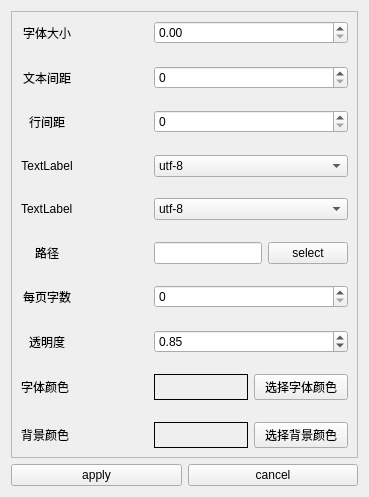
<?xml version="1.0" encoding="UTF-8"?>
<ui version="4.0">
 <class>SettingsDialog</class>
 <widget class="QWidget" name="SettingsDialog">
  <property name="geometry">
   <rect>
    <x>0</x>
    <y>0</y>
    <width>369</width>
    <height>497</height>
   </rect>
  </property>
  <property name="windowTitle">
   <string>Form</string>
  </property>
  <layout class="QGridLayout" name="gridLayout_2">
   <item row="0" column="0">
    <widget class="QScrollArea" name="scrollArea">
     <property name="widgetResizable">
      <bool>true</bool>
     </property>
     <widget class="QWidget" name="scrollAreaWidgetContents">
      <property name="geometry">
       <rect>
        <x>0</x>
        <y>0</y>
        <width>349</width>
        <height>446</height>
       </rect>
      </property>
      <layout class="QGridLayout" name="gridLayout">
       <item row="6" column="0">
        <widget class="QLabel" name="label_3">
         <property name="frameShadow">
          <enum>QFrame::Plain</enum>
         </property>
         <property name="text">
          <string>行间距</string>
         </property>
         <property name="alignment">
          <set>Qt::AlignCenter</set>
         </property>
        </widget>
       </item>
       <item row="0" column="2">
        <widget class="QDoubleSpinBox" name="fontSizeSpinBox">
         <property name="maximum">
          <double>50.000000000000000</double>
         </property>
         <property name="singleStep">
          <double>0.100000000000000</double>
         </property>
        </widget>
       </item>
       <item row="9" column="1">
        <spacer name="horizontalSpacer_5">
         <property name="orientation">
          <enum>Qt::Horizontal</enum>
         </property>
         <property name="sizeHint" stdset="0">
          <size>
           <width>40</width>
           <height>20</height>
          </size>
         </property>
        </spacer>
       </item>
       <item row="16" column="0">
        <spacer name="verticalSpacer_6">
         <property name="orientation">
          <enum>Qt::Vertical</enum>
         </property>
         <property name="sizeHint" stdset="0">
          <size>
           <width>20</width>
           <height>40</height>
          </size>
         </property>
        </spacer>
       </item>
       <item row="17" column="2">
        <widget class="QDoubleSpinBox" name="opacitySpinBox">
         <property name="maximum">
          <double>1.000000000000000</double>
         </property>
         <property name="singleStep">
          <double>0.010000000000000</double>
         </property>
         <property name="value">
          <double>0.850000000000000</double>
         </property>
        </widget>
       </item>
       <item row="9" column="2">
        <widget class="QComboBox" name="encodingLineEdit">
         <item>
          <property name="text">
           <string>utf-8</string>
          </property>
         </item>
         <item>
          <property name="text">
           <string>GBK</string>
          </property>
         </item>
         <item>
          <property name="text">
           <string>GB2312</string>
          </property>
         </item>
        </widget>
       </item>
       <item row="13" column="2">
        <layout class="QHBoxLayout" name="horizontalLayout">
         <item>
          <widget class="QLineEdit" name="novelPathLineEdit"/>
         </item>
         <item>
          <widget class="QPushButton" name="selectPathButton">
           <property name="focusPolicy">
            <enum>Qt::NoFocus</enum>
           </property>
           <property name="text">
            <string>select</string>
           </property>
           <property name="default">
            <bool>false</bool>
           </property>
          </widget>
         </item>
        </layout>
       </item>
       <item row="19" column="1">
        <spacer name="horizontalSpacer_9">
         <property name="orientation">
          <enum>Qt::Horizontal</enum>
         </property>
         <property name="sizeHint" stdset="0">
          <size>
           <width>40</width>
           <height>20</height>
          </size>
         </property>
        </spacer>
       </item>
       <item row="12" column="0">
        <spacer name="verticalSpacer_4">
         <property name="orientation">
          <enum>Qt::Vertical</enum>
         </property>
         <property name="sizeHint" stdset="0">
          <size>
           <width>20</width>
           <height>40</height>
          </size>
         </property>
        </spacer>
       </item>
       <item row="6" column="1">
        <spacer name="horizontalSpacer">
         <property name="orientation">
          <enum>Qt::Horizontal</enum>
         </property>
         <property name="sizeHint" stdset="0">
          <size>
           <width>40</width>
           <height>20</height>
          </size>
         </property>
        </spacer>
       </item>
       <item row="5" column="0">
        <spacer name="verticalSpacer_2">
         <property name="orientation">
          <enum>Qt::Vertical</enum>
         </property>
         <property name="sizeHint" stdset="0">
          <size>
           <width>20</width>
           <height>40</height>
          </size>
         </property>
        </spacer>
       </item>
       <item row="11" column="1">
        <spacer name="horizontalSpacer_8">
         <property name="orientation">
          <enum>Qt::Horizontal</enum>
         </property>
         <property name="sizeHint" stdset="0">
          <size>
           <width>40</width>
           <height>20</height>
          </size>
         </property>
        </spacer>
       </item>
       <item row="21" column="1">
        <spacer name="horizontalSpacer_10">
         <property name="orientation">
          <enum>Qt::Horizontal</enum>
         </property>
         <property name="sizeHint" stdset="0">
          <size>
           <width>40</width>
           <height>20</height>
          </size>
         </property>
        </spacer>
       </item>
       <item row="19" column="2">
        <layout class="QHBoxLayout" name="horizontalLayout_3">
         <property name="sizeConstraint">
          <enum>QLayout::SetDefaultConstraint</enum>
         </property>
         <item>
          <widget class="QLabel" name="fontColorLabel">
           <property name="frameShape">
            <enum>QFrame::Box</enum>
           </property>
           <property name="text">
            <string/>
           </property>
          </widget>
         </item>
         <item>
          <widget class="QPushButton" name="fontColorButton">
           <property name="enabled">
            <bool>true</bool>
           </property>
           <property name="text">
            <string>选择字体颜色</string>
           </property>
          </widget>
         </item>
        </layout>
       </item>
       <item row="9" column="0">
        <widget class="QLabel" name="label_5">
         <property name="text">
          <string>TextLabel</string>
         </property>
         <property name="alignment">
          <set>Qt::AlignCenter</set>
         </property>
        </widget>
       </item>
       <item row="15" column="1">
        <spacer name="horizontalSpacer_6">
         <property name="orientation">
          <enum>Qt::Horizontal</enum>
         </property>
         <property name="sizeHint" stdset="0">
          <size>
           <width>40</width>
           <height>20</height>
          </size>
         </property>
        </spacer>
       </item>
       <item row="10" column="0">
        <spacer name="verticalSpacer_7">
         <property name="orientation">
          <enum>Qt::Vertical</enum>
         </property>
         <property name="sizeHint" stdset="0">
          <size>
           <width>20</width>
           <height>40</height>
          </size>
         </property>
        </spacer>
       </item>
       <item row="18" column="0">
        <spacer name="verticalSpacer_8">
         <property name="orientation">
          <enum>Qt::Vertical</enum>
         </property>
         <property name="sizeHint" stdset="0">
          <size>
           <width>20</width>
           <height>40</height>
          </size>
         </property>
        </spacer>
       </item>
       <item row="14" column="0">
        <spacer name="verticalSpacer_5">
         <property name="orientation">
          <enum>Qt::Vertical</enum>
         </property>
         <property name="sizeHint" stdset="0">
          <size>
           <width>20</width>
           <height>40</height>
          </size>
         </property>
        </spacer>
       </item>
       <item row="0" column="0">
        <widget class="QLabel" name="label">
         <property name="text">
          <string>字体大小</string>
         </property>
         <property name="alignment">
          <set>Qt::AlignCenter</set>
         </property>
        </widget>
       </item>
       <item row="21" column="2">
        <layout class="QHBoxLayout" name="horizontalLayout_4">
         <item>
          <widget class="QLabel" name="backgroundColorLabel">
           <property name="frameShape">
            <enum>QFrame::Box</enum>
           </property>
           <property name="text">
            <string/>
           </property>
          </widget>
         </item>
         <item>
          <widget class="QPushButton" name="backgroundColorButton">
           <property name="text">
            <string>选择背景颜色</string>
           </property>
          </widget>
         </item>
        </layout>
       </item>
       <item row="4" column="2">
        <widget class="QSpinBox" name="textSpacingSpinBox">
         <property name="maximum">
          <number>10</number>
         </property>
        </widget>
       </item>
       <item row="13" column="1">
        <spacer name="horizontalSpacer_2">
         <property name="orientation">
          <enum>Qt::Horizontal</enum>
         </property>
         <property name="sizeHint" stdset="0">
          <size>
           <width>40</width>
           <height>20</height>
          </size>
         </property>
        </spacer>
       </item>
       <item row="19" column="0">
        <widget class="QLabel" name="label_10">
         <property name="text">
          <string>字体颜色</string>
         </property>
        </widget>
       </item>
       <item row="17" column="1">
        <spacer name="horizontalSpacer_7">
         <property name="orientation">
          <enum>Qt::Horizontal</enum>
         </property>
         <property name="sizeHint" stdset="0">
          <size>
           <width>40</width>
           <height>20</height>
          </size>
         </property>
        </spacer>
       </item>
       <item row="15" column="0">
        <widget class="QLabel" name="label_6">
         <property name="text">
          <string>每页字数</string>
         </property>
         <property name="alignment">
          <set>Qt::AlignCenter</set>
         </property>
        </widget>
       </item>
       <item row="0" column="1">
        <spacer name="horizontalSpacer_4">
         <property name="orientation">
          <enum>Qt::Horizontal</enum>
         </property>
         <property name="sizeHint" stdset="0">
          <size>
           <width>40</width>
           <height>20</height>
          </size>
         </property>
        </spacer>
       </item>
       <item row="17" column="0">
        <widget class="QLabel" name="label_7">
         <property name="text">
          <string>透明度</string>
         </property>
         <property name="alignment">
          <set>Qt::AlignCenter</set>
         </property>
        </widget>
       </item>
       <item row="11" column="0">
        <widget class="QLabel" name="label_8">
         <property name="text">
          <string>TextLabel</string>
         </property>
        </widget>
       </item>
       <item row="11" column="2">
        <widget class="QComboBox" name="menuEncodingLineEdit">
         <item>
          <property name="text">
           <string>utf-8</string>
          </property>
         </item>
         <item>
          <property name="text">
           <string>GB2312</string>
          </property>
         </item>
        </widget>
       </item>
       <item row="7" column="0">
        <spacer name="verticalSpacer_3">
         <property name="orientation">
          <enum>Qt::Vertical</enum>
         </property>
         <property name="sizeHint" stdset="0">
          <size>
           <width>20</width>
           <height>40</height>
          </size>
         </property>
        </spacer>
       </item>
       <item row="6" column="2">
        <widget class="QSpinBox" name="lineSpacingSpinBox">
         <property name="maximum">
          <number>10</number>
         </property>
        </widget>
       </item>
       <item row="1" column="0">
        <spacer name="verticalSpacer">
         <property name="orientation">
          <enum>Qt::Vertical</enum>
         </property>
         <property name="sizeHint" stdset="0">
          <size>
           <width>20</width>
           <height>40</height>
          </size>
         </property>
        </spacer>
       </item>
       <item row="21" column="0">
        <widget class="QLabel" name="label_11">
         <property name="text">
          <string>背景颜色</string>
         </property>
        </widget>
       </item>
       <item row="4" column="1">
        <spacer name="horizontalSpacer_3">
         <property name="orientation">
          <enum>Qt::Horizontal</enum>
         </property>
         <property name="sizeHint" stdset="0">
          <size>
           <width>40</width>
           <height>20</height>
          </size>
         </property>
        </spacer>
       </item>
       <item row="4" column="0">
        <widget class="QLabel" name="label_2">
         <property name="text">
          <string>文本间距</string>
         </property>
         <property name="alignment">
          <set>Qt::AlignCenter</set>
         </property>
        </widget>
       </item>
       <item row="13" column="0">
        <widget class="QLabel" name="label_4">
         <property name="text">
          <string>路径</string>
         </property>
         <property name="alignment">
          <set>Qt::AlignCenter</set>
         </property>
        </widget>
       </item>
       <item row="15" column="2">
        <widget class="QSpinBox" name="linesPerPageSpinBox">
         <property name="maximum">
          <number>1000</number>
         </property>
        </widget>
       </item>
       <item row="20" column="0">
        <spacer name="verticalSpacer_9">
         <property name="orientation">
          <enum>Qt::Vertical</enum>
         </property>
         <property name="sizeHint" stdset="0">
          <size>
           <width>20</width>
           <height>40</height>
          </size>
         </property>
        </spacer>
       </item>
      </layout>
     </widget>
    </widget>
   </item>
   <item row="1" column="0">
    <layout class="QHBoxLayout" name="horizontalLayout_2">
     <item>
      <widget class="QPushButton" name="applyButton">
       <property name="focusPolicy">
        <enum>Qt::NoFocus</enum>
       </property>
       <property name="text">
        <string>apply</string>
       </property>
      </widget>
     </item>
     <item>
      <widget class="QPushButton" name="cancelButton">
       <property name="focusPolicy">
        <enum>Qt::NoFocus</enum>
       </property>
       <property name="text">
        <string>cancel</string>
       </property>
      </widget>
     </item>
    </layout>
   </item>
  </layout>
 </widget>
 <tabstops>
  <tabstop>fontSizeSpinBox</tabstop>
  <tabstop>textSpacingSpinBox</tabstop>
  <tabstop>lineSpacingSpinBox</tabstop>
  <tabstop>encodingLineEdit</tabstop>
  <tabstop>menuEncodingLineEdit</tabstop>
  <tabstop>novelPathLineEdit</tabstop>
  <tabstop>linesPerPageSpinBox</tabstop>
  <tabstop>opacitySpinBox</tabstop>
  <tabstop>scrollArea</tabstop>
 </tabstops>
 <resources/>
 <connections/>
</ui>
